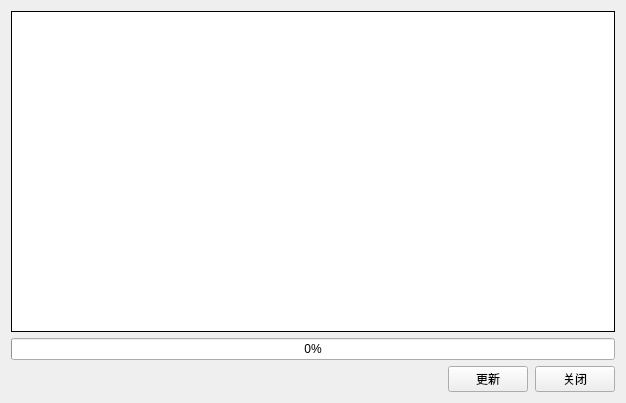
<?xml version="1.0" encoding="UTF-8"?>
<ui version="4.0">
 <class>Updater</class>
 <widget class="QDialog" name="Updater">
  <property name="geometry">
   <rect>
    <x>0</x>
    <y>0</y>
    <width>626</width>
    <height>403</height>
   </rect>
  </property>
  <property name="windowTitle">
   <string>检查更新</string>
  </property>
  <layout class="QGridLayout" name="gridLayout">
   <item row="2" column="6" alignment="Qt::AlignRight">
    <widget class="QPushButton" name="pushButton">
     <property name="text">
      <string>关闭</string>
     </property>
     <property name="autoDefault">
      <bool>false</bool>
     </property>
    </widget>
   </item>
   <item row="1" column="0" colspan="7">
    <widget class="QProgressBar" name="bar">
     <property name="value">
      <number>0</number>
     </property>
     <property name="textVisible">
      <bool>true</bool>
     </property>
    </widget>
   </item>
   <item row="2" column="5" alignment="Qt::AlignRight">
    <widget class="QPushButton" name="updatebtn">
     <property name="text">
      <string>更新</string>
     </property>
     <property name="autoDefault">
      <bool>false</bool>
     </property>
    </widget>
   </item>
   <item row="0" column="0" colspan="7">
    <widget class="QTextBrowser" name="updatelbl">
     <property name="font">
      <font>
       <family>宋体</family>
       <pointsize>12</pointsize>
       <weight>75</weight>
       <bold>true</bold>
      </font>
     </property>
     <property name="frameShape">
      <enum>QFrame::Box</enum>
     </property>
     <property name="frameShadow">
      <enum>QFrame::Plain</enum>
     </property>
     <property name="overwriteMode">
      <bool>true</bool>
     </property>
     <property name="openLinks">
      <bool>true</bool>
     </property>
    </widget>
   </item>
  </layout>
 </widget>
 <resources/>
 <connections>
  <connection>
   <sender>pushButton</sender>
   <signal>clicked()</signal>
   <receiver>Updater</receiver>
   <slot>close()</slot>
   <hints>
    <hint type="sourcelabel">
     <x>541</x>
     <y>370</y>
    </hint>
    <hint type="destinationlabel">
     <x>312</x>
     <y>201</y>
    </hint>
   </hints>
  </connection>
 </connections>
</ui>
